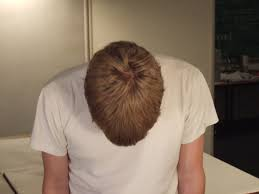
#> input picture Drawing/hough transform/head1.jpg, 259 x 194 px
$ python 'hough circle transform.py'
#> lines starting #> are read from the running program, lines starting #| are printed output that depends on the picture; after the words box and inside, x2 and y2 are one past the last pixel; in counts of white or black regions, pixels touching at a corner belong together
import numpy as np
import cv2 as cv

minDist=50

img_gray = cv.imread('head1.jpg', cv.IMREAD_GRAYSCALE)
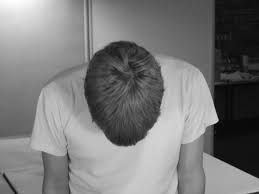
#> img_gray: shape (194, 259); min 0, max 253, mean 122
img_gray = cv.medianBlur(img_gray,5)
img_color = cv.cvtColor(img_gray,cv.COLOR_GRAY2BGR)

'''
circles = cv.HoughCircles(img,method,dp, minDist,circles,
                            param1,param2,minRadius,maxRadius)
img = grayscale image
method = HOUGH_GRADIENT or HOUGH_GRADIENT_ALT
dp = 1 이면 입력 이미지와 같은 해상도, 2 이면 절반의 너비와 높이
minDist = 원사이의 최소 거리
circles = 발견한 원에 대한 백터 (x,y,radius) 또는 (x,y,radius,votes)
param1= canny edge detector의 threshold 값
param2 = accumulator의 threshold  (너무 작으면 거짓 원 검출)
minRadius = 원의 최소반지름 (0: 크기를 알 수 없으면
maxRadius = 원의 최대반지름 (0: 크기를 알수 없으면, 음수: 원의 중심만 리턴)

'''
th2 = cv.adaptiveThreshold(img_gray,255,cv.ADAPTIVE_THRESH_MEAN_C,\
cv.THRESH_BINARY,15,2)
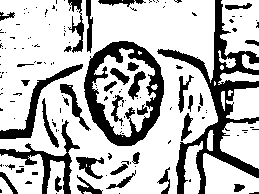
#> th2: shape (194, 259); 73.1% white; 154 black regions (117 under 20 px), largest, box (x1, y1, x2, y2) and area: (157, 0, 259, 194) 4154, (84, 41, 164, 146) 2936, (0, 120, 80, 194) 1117

cv.imshow("threshold",th2)

circles = cv.HoughCircles(th2,cv.HOUGH_GRADIENT,1,minDist,
                            param1=45,param2=35,minRadius=30,maxRadius=80)
#> circles = [[154.5, 103.5, 56.1]]

# if nothing is detected
if circles is None:
    print("not detected")
    exit(0)

circles = np.uint16(np.around(circles))
#> circles = [[154, 104, 56]]
print("\n",circles)
#|  [[[154 104  56]]]

for c in circles[0,:]:

    center = (c[0],c[1])
    radius = c[2]

    # 바깥원
    cv.circle(img_color,center,radius,(0,255,0),2)

    # 중심원
    cv.circle(img_color,center,2,(0,0,255),3)
#> this loop made 1 pass
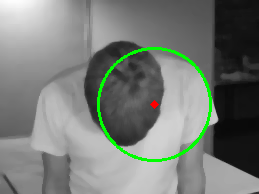
#> img_color: shape (194, 259, 3); mean B, G, R 119.5, 124.9, 119.7

cv.imshow('detected circles',img_color)
#> (the run stopped early here; a loop or call above may not have finished)

$ run again, with Drawing/hough transform/head2.jpg copied over Drawing/hough transform/head1.jpg
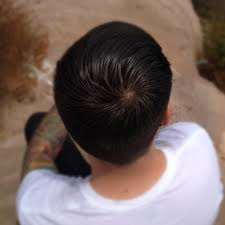
#> input picture Drawing/hough transform/head2.jpg, 225 x 225 px
#> `th2 = cv.adaptiveThreshold(img_gray,255,cv.ADAPTIVE_THRESH_MEAN_C,\ cv..`:
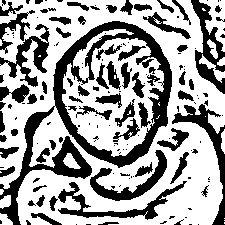
#> th2: shape (225, 225); 63.4% white; 160 black regions (93 under 20 px), largest, box (x1, y1, x2, y2) and area: (0, 21, 172, 225) 6455, (191, 0, 225, 94) 1228, (172, 104, 225, 225) 1197
#> `circles = cv.HoughCircles(th2,cv.HOUGH_GRADIENT,1,minDist, param1=45,p..`: circles = [[125.5, 94.5, 60.5]]
#> `circles = np.uint16(np.around(circles))`: circles = [[126, 94, 60]]
#|  [[[126  94  60]]]
#> the loop `for c in circles[0,:]: ` made 1 pass
#> after the loop `for c in circles[0,:]:`:
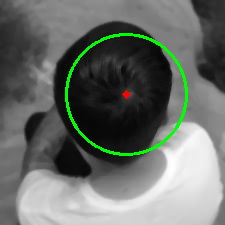
#> img_color: shape (225, 225, 3); mean B, G, R 104.3, 110, 104.5

$ run again, with Drawing/hough transform/euna.jpg copied over Drawing/hough transform/head1.jpg
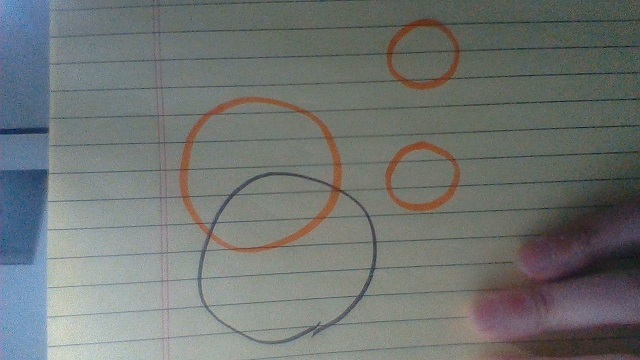
#> input picture Drawing/hough transform/euna.jpg, 640 x 360 px
#> `th2 = cv.adaptiveThreshold(img_gray,255,cv.ADAPTIVE_THRESH_MEAN_C,\ cv..`:
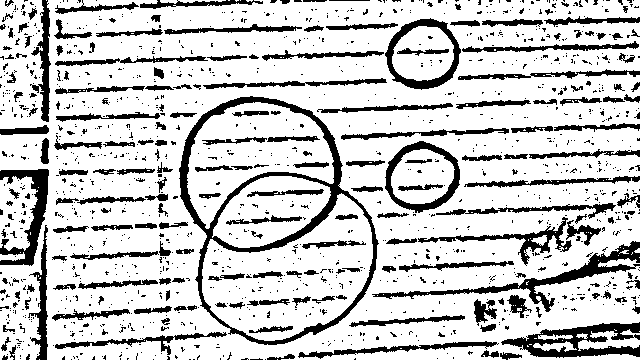
#> th2: shape (360, 640); 79.2% white; 1327 black regions (1128 under 20 px), largest, box (x1, y1, x2, y2) and area: (179, 96, 379, 345) 5455, (372, 241, 640, 312) 2301, (501, 322, 640, 358) 2297
#> `circles = cv.HoughCircles(th2,cv.HOUGH_GRADIENT,1,minDist, param1=45,p..`: circles = [[256.5, 170.5, 76.1]]
#> `circles = np.uint16(np.around(circles))`: circles = [[256, 170, 76]]
#|  [[[256 170  76]]]
#> the loop `for c in circles[0,:]: ` made 1 pass
#> after the loop `for c in circles[0,:]:`:
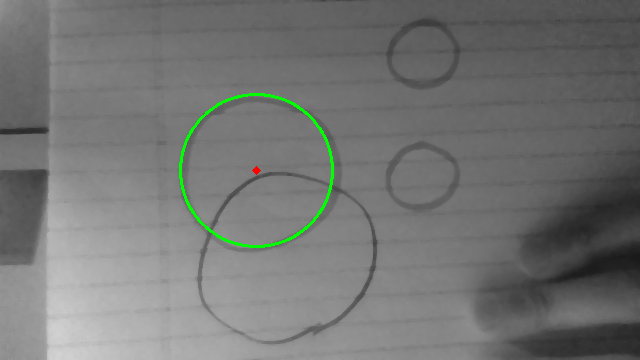
#> img_color: shape (360, 640, 3); mean B, G, R 114.9, 116.5, 115
